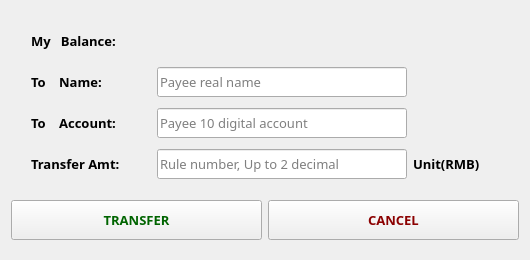
<?xml version="1.0" encoding="UTF-8"?>
<ui version="4.0">
 <class>TransferDialog</class>
 <widget class="QWidget" name="TransferDialog">
  <property name="geometry">
   <rect>
    <x>0</x>
    <y>0</y>
    <width>530</width>
    <height>260</height>
   </rect>
  </property>
  <property name="minimumSize">
   <size>
    <width>530</width>
    <height>260</height>
   </size>
  </property>
  <property name="maximumSize">
   <size>
    <width>530</width>
    <height>260</height>
   </size>
  </property>
  <property name="font">
   <font>
    <family>微软雅黑 Light</family>
    <pointsize>10</pointsize>
   </font>
  </property>
  <property name="windowTitle">
   <string>Transfer</string>
  </property>
  <layout class="QVBoxLayout" name="verticalLayout">
   <item>
    <spacer name="verticalSpacer_2">
     <property name="orientation">
      <enum>Qt::Vertical</enum>
     </property>
     <property name="sizeType">
      <enum>QSizePolicy::Fixed</enum>
     </property>
     <property name="sizeHint" stdset="0">
      <size>
       <width>20</width>
       <height>10</height>
      </size>
     </property>
    </spacer>
   </item>
   <item>
    <layout class="QHBoxLayout" name="horizontalLayout_2">
     <item>
      <spacer name="horizontalSpacer_2">
       <property name="orientation">
        <enum>Qt::Horizontal</enum>
       </property>
       <property name="sizeType">
        <enum>QSizePolicy::Fixed</enum>
       </property>
       <property name="sizeHint" stdset="0">
        <size>
         <width>20</width>
         <height>20</height>
        </size>
       </property>
      </spacer>
     </item>
     <item>
      <widget class="QLabel" name="lab_balance">
       <property name="minimumSize">
        <size>
         <width>120</width>
         <height>30</height>
        </size>
       </property>
       <property name="maximumSize">
        <size>
         <width>120</width>
         <height>30</height>
        </size>
       </property>
       <property name="font">
        <font>
         <family>微软雅黑 Light</family>
         <pointsize>10</pointsize>
         <weight>75</weight>
         <bold>true</bold>
        </font>
       </property>
       <property name="text">
        <string>My   Balance:</string>
       </property>
      </widget>
     </item>
     <item>
      <widget class="QLabel" name="lab_money">
       <property name="minimumSize">
        <size>
         <width>250</width>
         <height>30</height>
        </size>
       </property>
       <property name="maximumSize">
        <size>
         <width>250</width>
         <height>30</height>
        </size>
       </property>
       <property name="font">
        <font>
         <family>微软雅黑 Light</family>
         <pointsize>10</pointsize>
        </font>
       </property>
       <property name="text">
        <string/>
       </property>
      </widget>
     </item>
     <item>
      <spacer name="horizontalSpacer_3">
       <property name="orientation">
        <enum>Qt::Horizontal</enum>
       </property>
       <property name="sizeHint" stdset="0">
        <size>
         <width>40</width>
         <height>20</height>
        </size>
       </property>
      </spacer>
     </item>
    </layout>
   </item>
   <item>
    <layout class="QHBoxLayout" name="horizontalLayout">
     <item>
      <spacer name="horizontalSpacer">
       <property name="orientation">
        <enum>Qt::Horizontal</enum>
       </property>
       <property name="sizeType">
        <enum>QSizePolicy::Fixed</enum>
       </property>
       <property name="sizeHint" stdset="0">
        <size>
         <width>20</width>
         <height>20</height>
        </size>
       </property>
      </spacer>
     </item>
     <item>
      <widget class="QLabel" name="lab_name">
       <property name="minimumSize">
        <size>
         <width>120</width>
         <height>30</height>
        </size>
       </property>
       <property name="maximumSize">
        <size>
         <width>120</width>
         <height>30</height>
        </size>
       </property>
       <property name="font">
        <font>
         <weight>75</weight>
         <bold>true</bold>
        </font>
       </property>
       <property name="text">
        <string>To    Name:</string>
       </property>
      </widget>
     </item>
     <item>
      <widget class="QLineEdit" name="edit_name">
       <property name="minimumSize">
        <size>
         <width>250</width>
         <height>30</height>
        </size>
       </property>
       <property name="maximumSize">
        <size>
         <width>250</width>
         <height>30</height>
        </size>
       </property>
       <property name="maxLength">
        <number>12</number>
       </property>
       <property name="echoMode">
        <enum>QLineEdit::Normal</enum>
       </property>
       <property name="placeholderText">
        <string>Payee real name</string>
       </property>
      </widget>
     </item>
     <item>
      <spacer name="horizontalSpacer_4">
       <property name="orientation">
        <enum>Qt::Horizontal</enum>
       </property>
       <property name="sizeHint" stdset="0">
        <size>
         <width>40</width>
         <height>20</height>
        </size>
       </property>
      </spacer>
     </item>
    </layout>
   </item>
   <item>
    <layout class="QHBoxLayout" name="horizontalLayout_4">
     <item>
      <spacer name="horizontalSpacer_5">
       <property name="orientation">
        <enum>Qt::Horizontal</enum>
       </property>
       <property name="sizeType">
        <enum>QSizePolicy::Fixed</enum>
       </property>
       <property name="sizeHint" stdset="0">
        <size>
         <width>20</width>
         <height>20</height>
        </size>
       </property>
      </spacer>
     </item>
     <item>
      <widget class="QLabel" name="lab_num">
       <property name="minimumSize">
        <size>
         <width>120</width>
         <height>30</height>
        </size>
       </property>
       <property name="maximumSize">
        <size>
         <width>120</width>
         <height>30</height>
        </size>
       </property>
       <property name="font">
        <font>
         <weight>75</weight>
         <bold>true</bold>
        </font>
       </property>
       <property name="text">
        <string>To    Account:</string>
       </property>
      </widget>
     </item>
     <item>
      <widget class="QLineEdit" name="edit_num">
       <property name="minimumSize">
        <size>
         <width>250</width>
         <height>30</height>
        </size>
       </property>
       <property name="maximumSize">
        <size>
         <width>250</width>
         <height>30</height>
        </size>
       </property>
       <property name="maxLength">
        <number>10</number>
       </property>
       <property name="echoMode">
        <enum>QLineEdit::Normal</enum>
       </property>
       <property name="placeholderText">
        <string>Payee 10 digital account</string>
       </property>
      </widget>
     </item>
     <item>
      <spacer name="horizontalSpacer_6">
       <property name="orientation">
        <enum>Qt::Horizontal</enum>
       </property>
       <property name="sizeHint" stdset="0">
        <size>
         <width>40</width>
         <height>20</height>
        </size>
       </property>
      </spacer>
     </item>
    </layout>
   </item>
   <item>
    <layout class="QHBoxLayout" name="horizontalLayout_5">
     <item>
      <spacer name="horizontalSpacer_7">
       <property name="orientation">
        <enum>Qt::Horizontal</enum>
       </property>
       <property name="sizeType">
        <enum>QSizePolicy::Fixed</enum>
       </property>
       <property name="sizeHint" stdset="0">
        <size>
         <width>20</width>
         <height>20</height>
        </size>
       </property>
      </spacer>
     </item>
     <item>
      <widget class="QLabel" name="lab_tmoney">
       <property name="minimumSize">
        <size>
         <width>120</width>
         <height>30</height>
        </size>
       </property>
       <property name="maximumSize">
        <size>
         <width>120</width>
         <height>30</height>
        </size>
       </property>
       <property name="font">
        <font>
         <family>微软雅黑 Light</family>
         <pointsize>10</pointsize>
         <weight>75</weight>
         <bold>true</bold>
        </font>
       </property>
       <property name="text">
        <string>Transfer Amt:</string>
       </property>
      </widget>
     </item>
     <item>
      <widget class="QLineEdit" name="edit_tmoney">
       <property name="minimumSize">
        <size>
         <width>250</width>
         <height>30</height>
        </size>
       </property>
       <property name="maximumSize">
        <size>
         <width>250</width>
         <height>30</height>
        </size>
       </property>
       <property name="inputMask">
        <string/>
       </property>
       <property name="text">
        <string/>
       </property>
       <property name="maxLength">
        <number>7</number>
       </property>
       <property name="echoMode">
        <enum>QLineEdit::Normal</enum>
       </property>
       <property name="placeholderText">
        <string>Rule number, Up to 2 decimal</string>
       </property>
       <property name="cursorMoveStyle">
        <enum>Qt::LogicalMoveStyle</enum>
       </property>
      </widget>
     </item>
     <item>
      <widget class="QLabel" name="lab_unit">
       <property name="sizePolicy">
        <sizepolicy hsizetype="Preferred" vsizetype="Preferred">
         <horstretch>0</horstretch>
         <verstretch>0</verstretch>
        </sizepolicy>
       </property>
       <property name="minimumSize">
        <size>
         <width>90</width>
         <height>30</height>
        </size>
       </property>
       <property name="maximumSize">
        <size>
         <width>90</width>
         <height>30</height>
        </size>
       </property>
       <property name="font">
        <font>
         <weight>75</weight>
         <bold>true</bold>
        </font>
       </property>
       <property name="text">
        <string>Unit(RMB)</string>
       </property>
      </widget>
     </item>
     <item>
      <spacer name="horizontalSpacer_8">
       <property name="orientation">
        <enum>Qt::Horizontal</enum>
       </property>
       <property name="sizeHint" stdset="0">
        <size>
         <width>10</width>
         <height>20</height>
        </size>
       </property>
      </spacer>
     </item>
    </layout>
   </item>
   <item>
    <spacer name="verticalSpacer">
     <property name="orientation">
      <enum>Qt::Vertical</enum>
     </property>
     <property name="sizeType">
      <enum>QSizePolicy::Fixed</enum>
     </property>
     <property name="sizeHint" stdset="0">
      <size>
       <width>20</width>
       <height>10</height>
      </size>
     </property>
    </spacer>
   </item>
   <item>
    <layout class="QHBoxLayout" name="horizontalLayout_3">
     <item>
      <widget class="QPushButton" name="btn_transfer">
       <property name="minimumSize">
        <size>
         <width>0</width>
         <height>40</height>
        </size>
       </property>
       <property name="maximumSize">
        <size>
         <width>16777215</width>
         <height>40</height>
        </size>
       </property>
       <property name="font">
        <font>
         <weight>75</weight>
         <bold>true</bold>
        </font>
       </property>
       <property name="styleSheet">
        <string notr="true">QPushButton{color:darkGreen}</string>
       </property>
       <property name="text">
        <string>TRANSFER</string>
       </property>
       <property name="autoDefault">
        <bool>false</bool>
       </property>
       <property name="default">
        <bool>false</bool>
       </property>
       <property name="flat">
        <bool>false</bool>
       </property>
      </widget>
     </item>
     <item>
      <widget class="QPushButton" name="btn_back">
       <property name="minimumSize">
        <size>
         <width>0</width>
         <height>40</height>
        </size>
       </property>
       <property name="maximumSize">
        <size>
         <width>16777215</width>
         <height>40</height>
        </size>
       </property>
       <property name="font">
        <font>
         <weight>75</weight>
         <bold>true</bold>
        </font>
       </property>
       <property name="styleSheet">
        <string notr="true">QPushButton{color:darkRed}</string>
       </property>
       <property name="text">
        <string>CANCEL</string>
       </property>
       <property name="autoDefault">
        <bool>false</bool>
       </property>
      </widget>
     </item>
    </layout>
   </item>
  </layout>
 </widget>
 <layoutdefault spacing="6" margin="11"/>
 <resources/>
 <connections/>
</ui>
